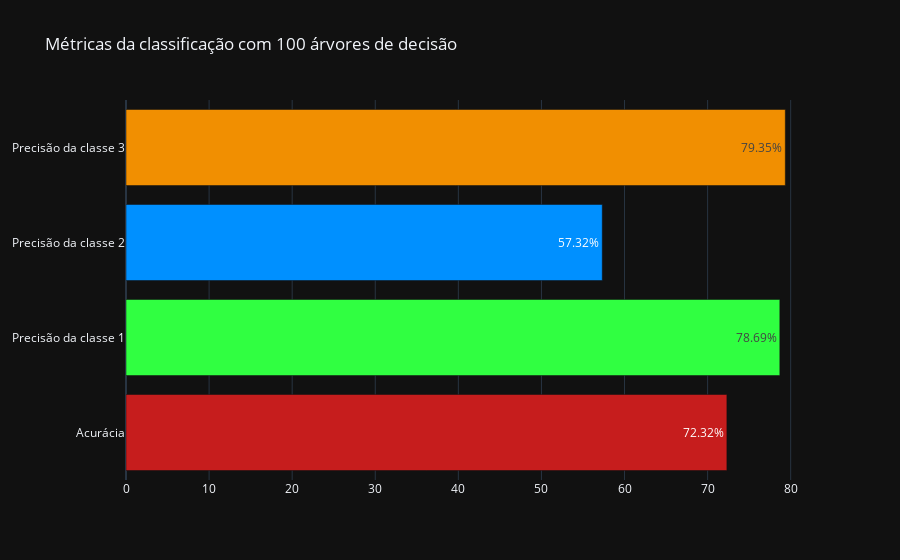

Notebook code for this chart:
### Code cell
cm = confusion_matrix(y_test, y_pred)

tc1 = cm[0][0]
fc1 = cm[0][1]+cm[0][2]

tc2 = cm[1][1]
fc2 = cm[1][0]+cm[1][2]

tc3 = cm[2][2]
fc3 = cm[2][0]+cm[2][1]

accuracy = (tc1+tc2+tc3)/(tc1+fc1+tc2+fc2+tc3+fc3)
precisionc1 = (tc1)/(tc1+fc1)
precisionc2 = (tc2)/(tc2+fc2)
precisionc3 = (tc3)/(tc3+fc3)

fig = go.Figure()
labels = ['Acurácia', 'Precisão da classe 1', 
          'Precisão da classe 2', 'Precisão da classe 3']
values = ['%.2f'%(accuracy*100), '%.2f'%(precisionc1*100),
         '%.2f'%(precisionc2*100), '%.2f'%(precisionc3*100)]
colors = ['#C61D1D', '#30FF41', '#0090FF', '#F18F01']
fig.add_trace(
    go.Bar(y=labels, x=values, orientation='h', 
           text=['%.2f%%'%(float(x)) for x in values], 
           marker_color=colors,
           textposition='inside')
)


fig.update_layout(
    template='plotly_dark',
    title='Métricas da classificação com 100 árvores de decisão',
)
# offline.plot(fig, image_filename='metrics-random-forest100-fam', image='png')
offline.iplot(fig)

### Figure 1 — Plotly figure (JSON) as saved in the notebook; plotly's stock layout.template omitted (floating-point values rounded to 4 significant figures)
{"data": [{"marker": {"color": ["#C61D1D", "#30FF41", "#0090FF", "#F18F01"]}, "orientation": "h", "text": ["72.32%", "78.69%", "57.32%", "79.35%"], "textposition": "inside", "type": "bar", "x": ["72.32", "78.69", "57.32", "79.35"], "y": ["Acurácia", "Precisão da classe 1", "Precisão da classe 2", "Precisão da classe 3"]}], "layout": {"title": {"text": "Métricas da classificação com 100 árvores de decisão"}}}
